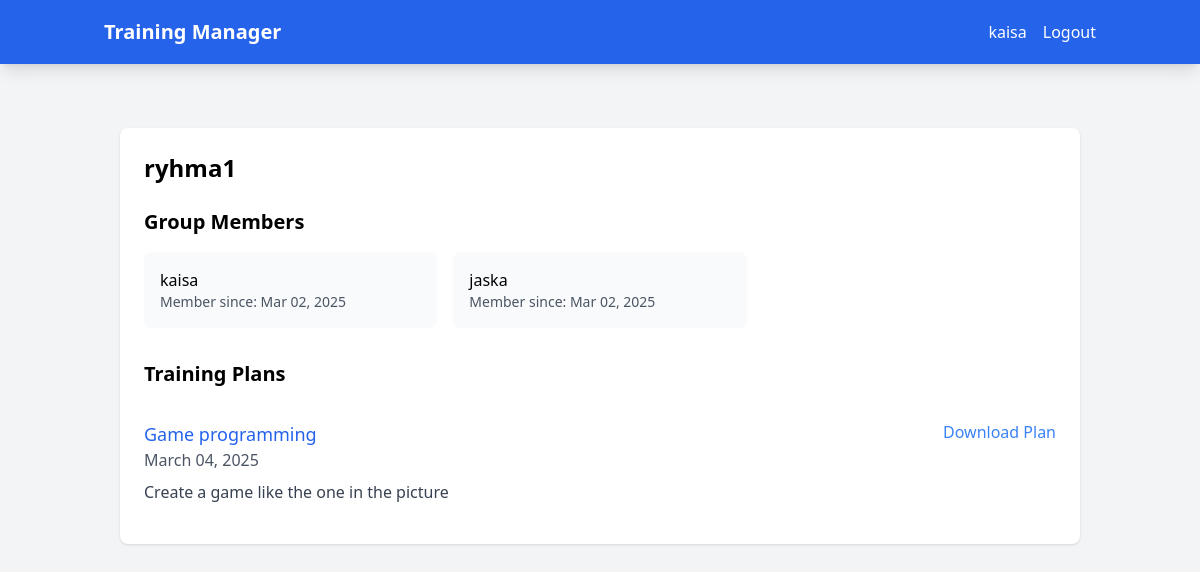
Screenshot of /group/1/ (signed in) with the database file from the repository.
### training_app/models.py (models this page shows, shortened)
class TrainingGroup(models.Model):
    name = models.CharField(max_length=100)
    coach = models.ForeignKey(User, on_delete=models.CASCADE, related_name='coached_groups')
    members = models.ManyToManyField(User, related_name='training_groups')
    created_at = models.DateTimeField(auto_now_add=True)

class TrainingPlan(models.Model):
    group = models.ForeignKey(TrainingGroup, on_delete=models.CASCADE)
    date = models.DateField()
    title = models.CharField(max_length=200)
    description = models.TextField()
    plan_file = models.FileField(upload_to='training_plans/', null=True, blank=True)
    created_at = models.DateTimeField(auto_now_add=True)
    class Meta:
        ordering = ['-date']

### training_app/views.py (the view)
# urls.py: path('group/<int:group_id>/', views.group_detail, name='group_detail'),
@login_required
def group_detail(request, group_id):
    group = get_object_or_404(TrainingGroup, id=group_id)
    training_plans = TrainingPlan.objects.filter(group=group)
    is_coach = request.user == group.coach
    context = {
        'group': group,
        'training_plans': training_plans,
        'is_coach': is_coach,
    }
    return render(request, 'training_app/group_detail.html', context)

### training_app/templates/training_app/group_detail.html (shortened to what this page needs)
{% extends 'base.html' %}
{% block content %}
<div class="container mx-auto px-4 py-8">
    <div class="bg-white shadow rounded-lg p-6">
        <div class="flex justify-between items-center mb-6">
            <h1 class="text-2xl font-bold">{{ group.name }}</h1>
        </div>
        <div class="mb-8">
            <h2 class="text-xl font-semibold mb-4">Group Members</h2>
            <div class="grid grid-cols-1 md:grid-cols-2 lg:grid-cols-3 gap-4">
                {% for member in group.members.all %}
                <div class="bg-gray-50 p-4 rounded-lg">
                    <p class="font-medium">{{ member.get_full_name|default:member.username }}</p>
                    <p class="text-gray-600 text-sm">Member since: {{ member.date_joined|date:"M d, Y" }}</p>
                </div>
                {% endfor %}
            </div>
        </div>
        <div class="mt-8">
            <h2 class="text-xl font-semibold mb-4">Training Plans</h2>
            {% for plan in training_plans %}
            <div class="border-b last:border-b-0 py-4">
                <div class="flex justify-between items-start">
                    <div>
                        <h3 class="text-lg font-medium">
                            <a href="{% url 'training_plan_detail' plan.id %}" class="text-blue-600 hover:text-blue-800">
                                {{ plan.title }}
                            </a>
                        </h3>
                        <p class="text-gray-600">{{ plan.date|date:"F d, Y" }}</p>
                    </div>
                    {% if plan.plan_file %}
                    <a href="{{ plan.plan_file.url }}"
                       class="text-blue-500 hover:text-blue-700"
                       target="_blank">
                        Download Plan
                    </a>
                    {% endif %}
                </div>
                <p class="text-gray-700 mt-2">{{ plan.description|truncatewords:50 }}</p>
            </div>
            {% empty %}
            <p class="text-gray-600">No training plans available yet.</p>
            {% endfor %}
        </div>
    </div>
</div>
{% endblock %}

### training_app/templates/base.html (shortened to what this page needs)
<!DOCTYPE html>
<html lang="en">
<head>
    <script src="https://cdn.tailwindcss.com"></script>
</head>
<body class="bg-gray-100">
    <nav class="bg-blue-600 text-white shadow-lg">
        <div class="container mx-auto px-4">
            <div class="flex justify-between items-center h-16">
                <a href="{% url 'dashboard' %}" class="text-xl font-bold">Training Manager</a>
                <div class="flex items-center space-x-4">
                    {% if user.is_authenticated %}
                        <span>{{ user.username }}</span>
                        <a href="{% url 'logout' %}" class="hover:text-gray-200">Logout</a>
                    {% else %}
                        <a href="{% url 'login' %}" class="hover:text-gray-200">Login</a>
                    {% endif %}
                </div>
            </div>
        </div>
    </nav>
    <main class="container mx-auto px-4 py-8">
        {% block content %}{% endblock %}
    </main>
</body>
</html>

### rows the page displays
TrainingGroup: name "ryhma1"
TrainingPlan: title "Game programming", date "March 04, 2025", description "Create a game like the one in the picture"

### other values shown
{{ user.username }} "kaisa"
{{ member.get_full_name|default:member.username }} "kaisa"
{{ member.date_joined|date:"M d, Y" }} "Mar 02, 2025"
{{ member.get_full_name|default:member.username }} "jaska"
